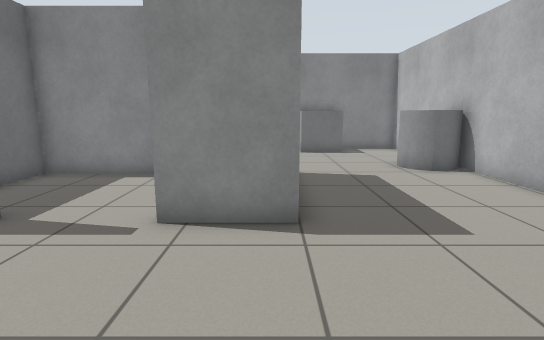
[1] (above)

12 first-person views from a walk through a Gazebo world. The camera is 0.96 m above the floor, tilts 10° down and sees 80° across. The floor is counted in squares, 0.5 m on a side. Each view is taken from the middle of a square. On the plan, view 1 faces up. The plan holds only what a view shows up to about 17 squares ahead; the rest is blank.

[2]
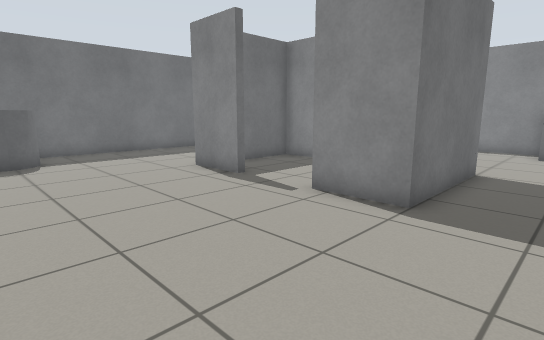

[3]
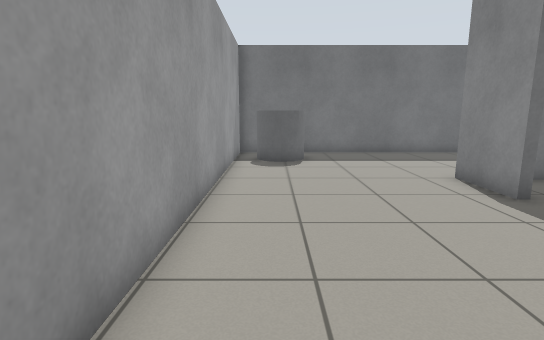

[4]
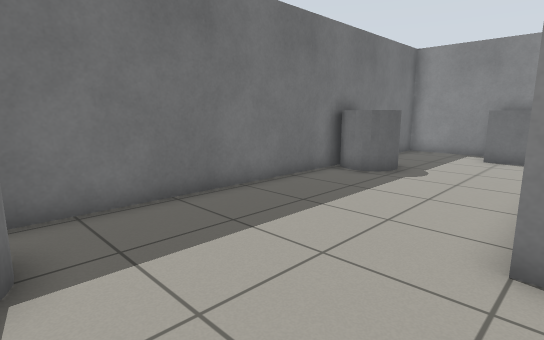

[5]
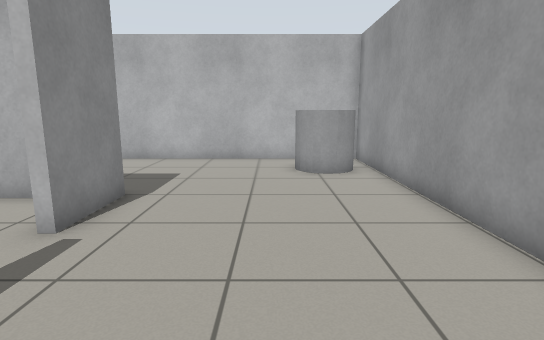

[6]
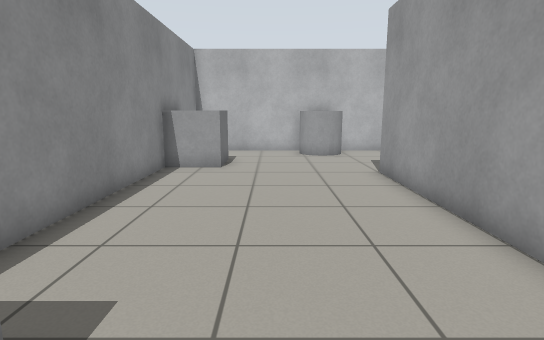

[7]
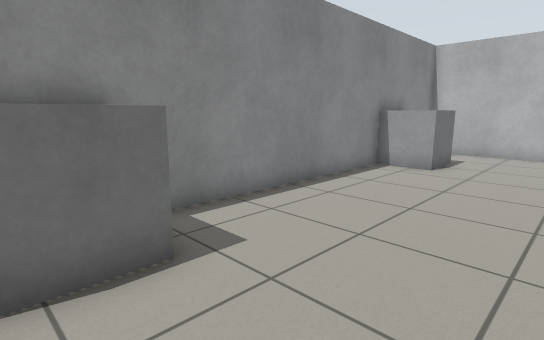

[8]
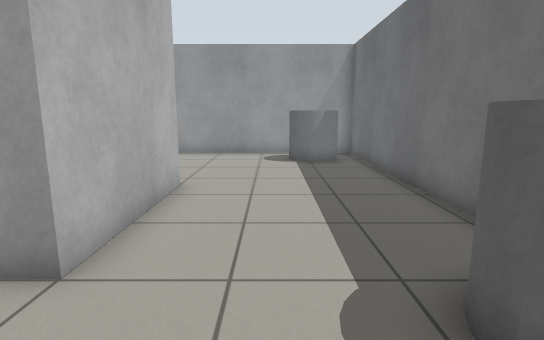

[9]
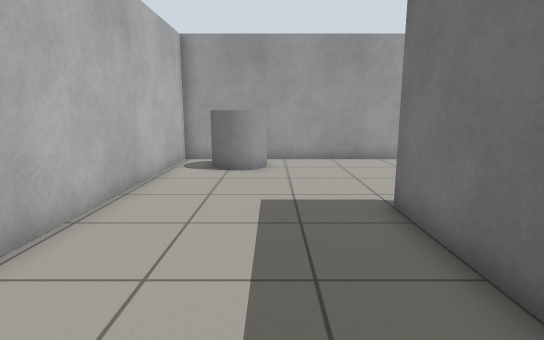

[10]
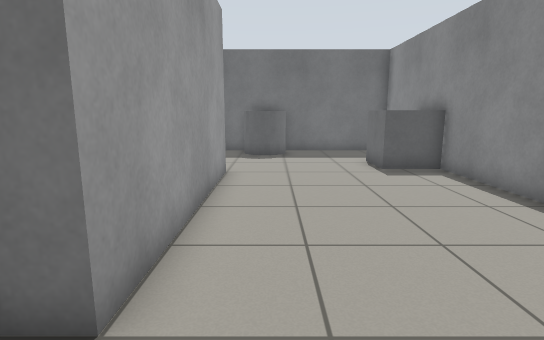

[11]
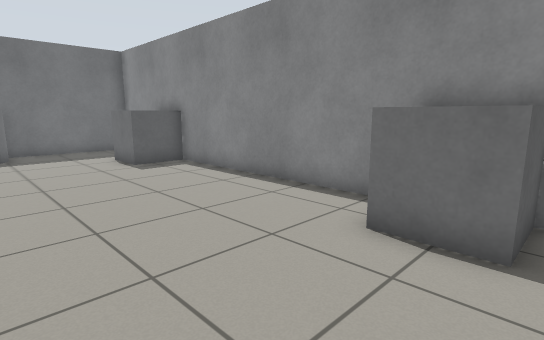

[12]
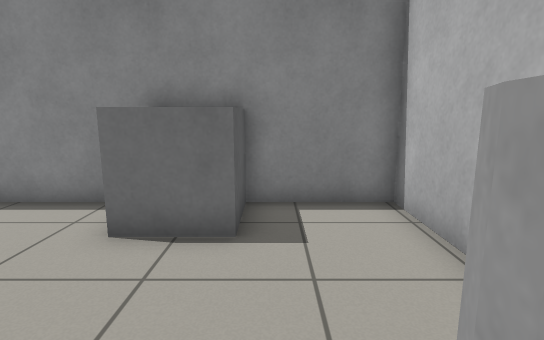

### Floor plan
Points are (right, up) in squares from view 1. A wall is a line through its corners. A room is listed if a view was taken in it or the views show most of it. See-through windows are left out.
Room 1 (views 1, 2, 3, 4, 5, 6, 7, 8, 9, 10, 11, 12)
walls: (-5, 5.9) (-5, 5.5) (-7.5, 5.5) (-7.5, 10.5) (0.5, 10.5) (0.5, 5.5) (-2, 5.5) (-2, 5.9); (-13.7, -1.6) (6.7, -1.6) (6.7, 17.8) (-13.7, 17.8) (-13.7, -1.6)
ways out: opening at (-4, 6) to room 2
objects: grey cylinder (-13, 11) to (-12, 12); grey cylinder (-12, 0) to (-11, 1); grey box (-10, 16) to (-8, 17); grey box (2, 16) to (3, 17); grey cylinder (3, -1) to (5, 1); grey cylinder (5, 11) to (6, 12)
Room 2 (no view inside)
walls: (-3.7, 10.2) (-7.2, 10.2) (-7.2, 7.5); (0.2, 7.4) (0.2, 8.3)
ways out: opening at (-4, 6) to room 1

Where each view was taken, in squares from view 1:
view 1: 0 up, 0 right, facing up
view 2: 1 down, 3 right, facing up-left
view 3: 0 up, 2 right, facing left
view 4: 1 up, 7 left, facing up-left
view 5: 2 up, 7 left, facing right
view 6: 14 up, 10 left, facing right
view 7: 12 up, 10 left, facing up-right
view 8: 14 up, 10 left, facing down
view 9: 12 up, 3 right, facing down
view 10: 12 up, 3 right, facing left
view 11: 11 up, 4 right, facing up-left
view 12: 11 up, 4 right, facing up
